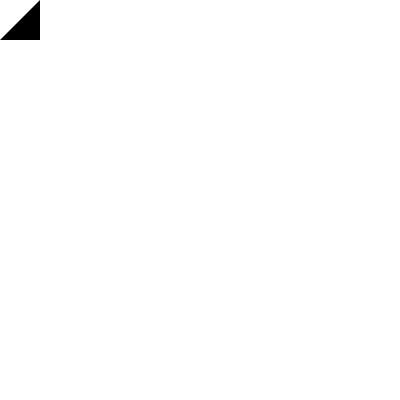
Frame 1 (no input)
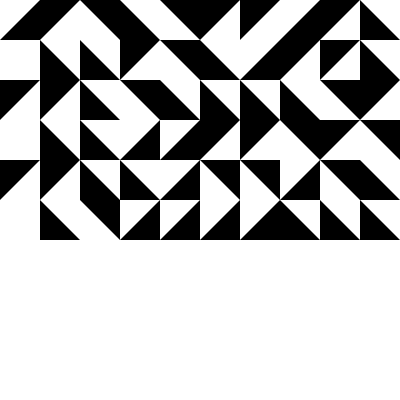
Frame 60 (the mouse pressed at the canvas centre just before this capture)
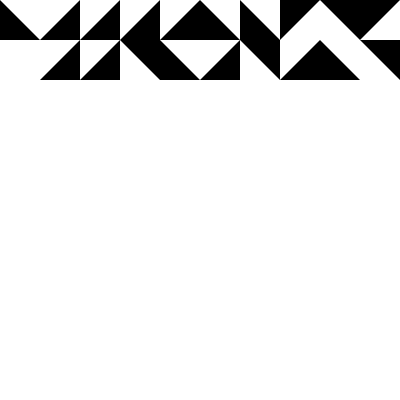
Frame 120 (the mouse held since frame 60 and released just before this capture)

The Processing sketch that drew these frames (run headless with seeded random() and noise(); from frame 60 on, the mouse is pressed at the canvas centre):

// Processing sketch: trestruchet_quartcirc
// ── trestruchet_quartcirc.pde
/********************************
 fully random truchet tile creator;
 lays tiles line-by-line; 
 alternating line direction!
 (can also change size…)
 
 replaced triangles with quarter circles
 
 ********************************/

int x = 0;
int y = 0;
int trisize = 40;
int index = trisize;
float prob;

void setup() {
  size(400, 400);
  background(255);
  frameRate(24);
  smooth();
}

void draw() {
  prob = random(1);
  noStroke();
  fill(0);
  if (prob <= 0.25) {
    triangle1();
  } else if (prob <= 0.5) {
    triangle2();
  } else if (prob <= 0.75) {
    triangle3();
  } else if (prob > 0.75) {
    triangle4();
  }
  x = x + index;
  if ((x >= width) || (x <= 0)) {
    y = y + trisize;
    index *= -1;
  }
  if (y >= height) {
    background(255);
    x = 0;
    y = 0;
    index = trisize;
  }
}


void keyPressed() {
  background(255);
  x = 0;
  y = 0;
  index = trisize;
}


void triangle1() {
  triangle(x, y, x, y+trisize, x+trisize, y+trisize); // tri 1
}

void triangle2() {
  triangle(x, y, x+trisize, y, x, y+trisize); // tri 2
}

void triangle3() {
  triangle(x, y+trisize, x+trisize, y, x+trisize, y+trisize); // tri 3
}

void triangle4() {
  triangle(x, y, x+trisize, y, x+trisize, y+trisize); // tri 4
}
